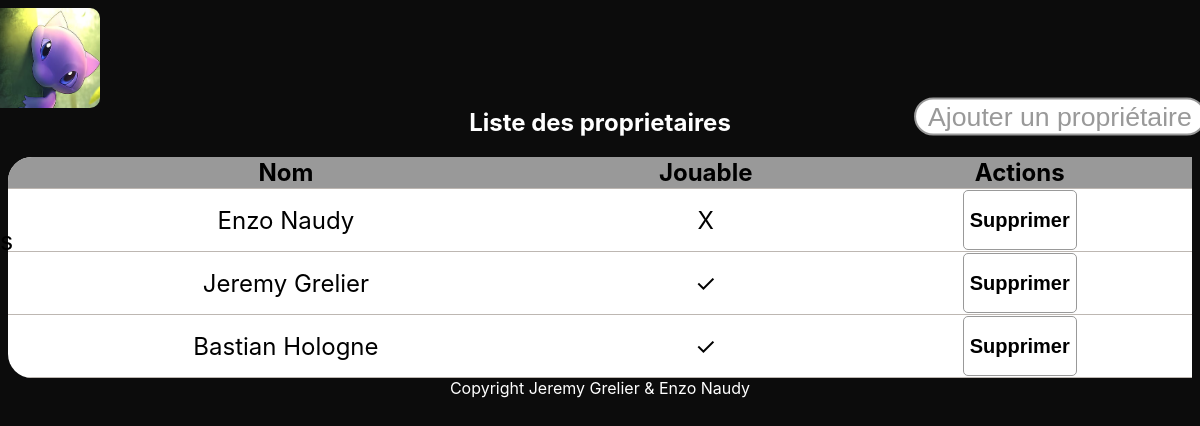
Screenshot of /Site/proprietaires.php with the database file from the repository.
### tables this page shows
CREATE TABLE IF NOT EXISTS `PROPRIETAIRE` (
  `IdProprietaire` int(11) NOT NULL AUTO_INCREMENT,
  `NomProprietaire` text NOT NULL,
  `IsJouable` tinyint(1) NOT NULL,
  PRIMARY KEY (`IdProprietaire`)
);

### Site/proprietaires.php (the view, shortened to what this page needs)
<!DOCTYPE html>
<html>
<head>
  <link rel="stylesheet" href="css/monsite.css" />
</head>
<body>
  <?php include "topnav.php" ?>
  <div class="listeEspece">
    <h2>Liste des proprietaires</h2>
    <?php
    include "connect.php";  ?>
    <table>
      <tr>
        <th>Nom</th>
        <th>Jouable</th>
        <th>Actions</th>
      </tr>
      <tbody>
        <?php
        $requete = "select * from PROPRIETAIRE order by PROPRIETAIRE.IdProprietaire asc";
        if ($res = $dbh->query($requete))
          $zones =  $res->fetchAll();
        foreach ($zones as $zone) {
          echo '<td>' . $zone['NomProprietaire'] . '</td>';
          echo '<td>';
          ($zone['IsJouable'] == 1) ?  $a = '✓' :  $a = 'X';
          echo $a . '</td>';
          echo '<td><form method="post" action="./delete/deleteProprietaire.php">
                      <button type="submit" name="btnEnvoiForm" title="Envoyer"><h2 style="color:black">Supprimer</h2></button>
                      <input type="hidden" name="id" value="' . $zone['IdProprietaire'] . '"/>
                      <input type="hidden" name="name" value="' . $zone['NomProprietaire'] . '"/>
                    </form></td>';
        }
        ?>
      </tbody>
    </table>
    <button id="openModal">Ajouter un propriétaire</button>
  </div>
  <?php include "footer.php" ?>
</body>
</html>

### Site/css/monsite.css (style rules this page uses)
h2 { color: white; }
body { background-image: url('../assets/background.jpg'); background-color: #0c0c0c; font-family: -apple-system, BlinkMacSystemFont, 'Segoe UI', Roboto, Oxygen, Ubuntu, Cantarell, 'Open Sans', 'Helvetica Neue', sans-serif; align-content: center; align-items: center; justify-content: center; text-align: center; scroll-behavior: smooth; background-repeat: no-repeat; background-size: cover; background-position: fixed; -webkit-background-size: cover; -moz-background-size: cover; -o-background-size: cover; }
button { background-color: white; border: 1px solid #999999; color: #999999; border-radius: 5px; }
th { background-color: #999999; }
#openModal { position: absolute; top: 0; right: 5em; scale: 2; margin-top: 8em; border-radius: 16px; }
.listeEspece { margin-top: 100px; }
table { width: 100%; border-collapse: collapse; border-radius: 1em; overflow: hidden; position: relative; display: table; background-color: white; margin: 0 auto; font-size: x-large; border-bottom-right-radius: 0; border-top-right-radius: 0; }
.listeEspece tr { padding-bottom: 1%; border-bottom: 1px solid #bdb7b2; }

### rows the page displays
proprietaire: NomProprietaire "Enzo Naudy", a "X"
proprietaire: NomProprietaire "Jeremy Grelier", a "✓"
proprietaire: NomProprietaire "Bastian Hologne", a "✓"
